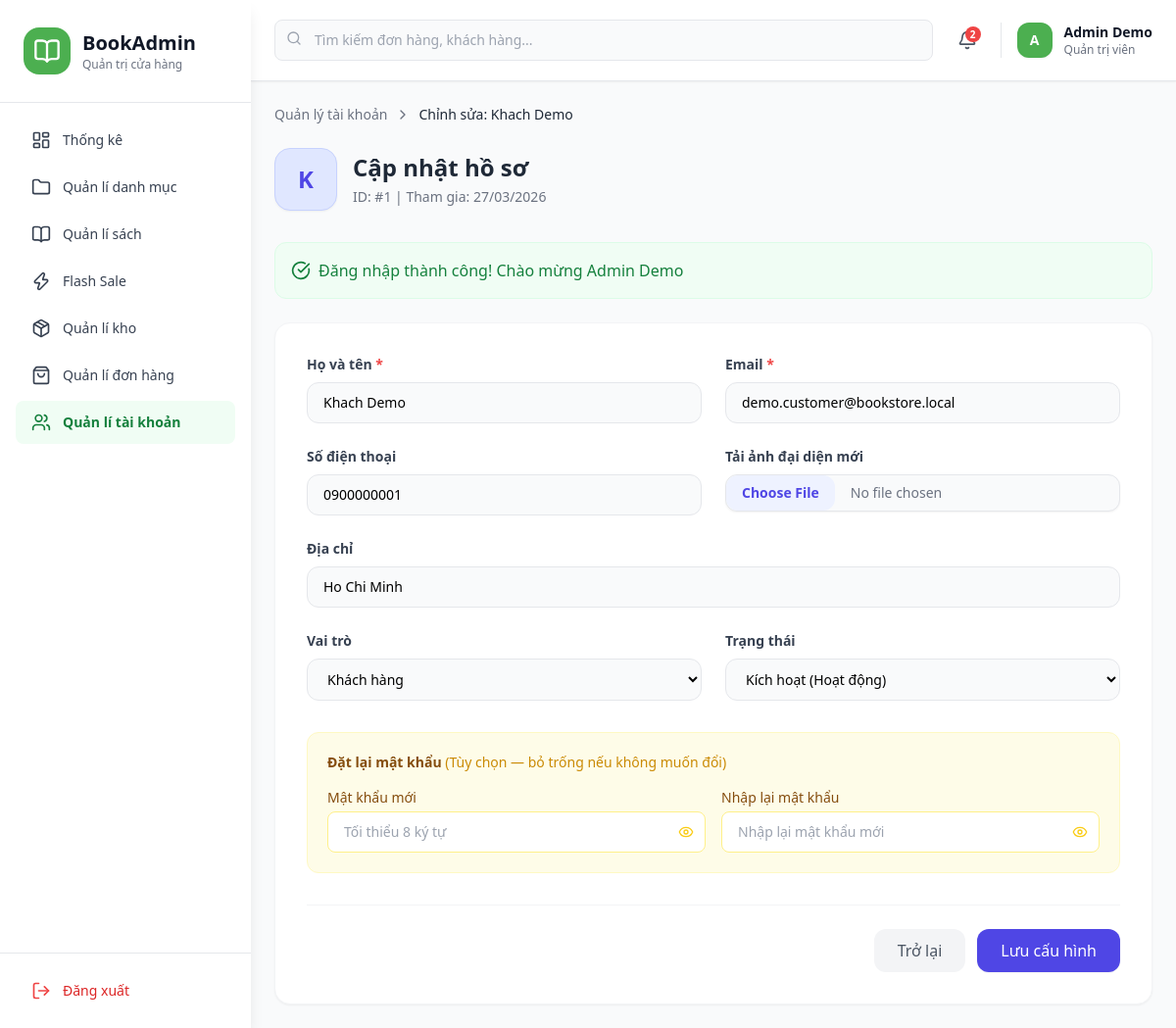
/BASE_URL?act=admin-users-edit&id=1 (signed in), run on the app's committed database.
### tables this page shows
CREATE TABLE users (
  user_id    INT          NOT NULL AUTO_INCREMENT,
  role_id    INT          NOT NULL DEFAULT 2,       
  full_name  VARCHAR(150) NOT NULL,
  email      VARCHAR(150) NOT NULL UNIQUE,
  password   VARCHAR(255) NOT NULL,
  phone      VARCHAR(20)           DEFAULT NULL,
  address    TEXT                  DEFAULT NULL,
  avatar     VARCHAR(255)          DEFAULT NULL,
  status     TINYINT      NOT NULL DEFAULT 1       COMMENT '1=active, 0=inactive',
  created_at DATETIME     NOT NULL DEFAULT CURRENT_TIMESTAMP,
  updated_at DATETIME     NOT NULL DEFAULT CURRENT_TIMESTAMP ON UPDATE CURRENT_TIMESTAMP,
  PRIMARY KEY (user_id),
  CONSTRAINT fk_users_role FOREIGN KEY (role_id) REFERENCES roles (role_id)
    ON UPDATE CASCADE ON DELETE RESTRICT
);

### controllers/admin/AdminUserController.php (called while the page is built, shortened)
<?php
class AdminUserController
{
  private $userModel;
  public function __construct()
  {
    $this->userModel = new UserModel();
  }
  public function edit()
  {
    $id = (int)($_GET['id'] ?? 0);
    $user = $this->userModel->findById($id);
    require_once './views/admin/users/edit.php';
  }
}
?>

### index.php (called while the page is built, shortened)
<?php
require_once './commons/function.php';
require_once './commons/message.php';
require_once './config/autoload.php';
require_once './routers/web.php';

### config/autoload.php (called while the page is built, shortened)
<?php
spl_autoload_register(function ($className) {
  $paths = [
    './controllers/',
    './controllers/admin/',
    './controllers/customer/',
    './models/',
  ];
  foreach ($paths as $path) {
    $file = $path . $className . '.php';
    if (file_exists($file)) {
      return;
    }
  }
});

### commons/function.php (called while the page is built, shortened)
<?php
function connectDB()
{
    $host = DB_HOST;
    $port = DB_PORT;
    $dbname = DB_NAME;
    try {
        $conn = new PDO("mysql:host=$host;port=$port;dbname=$dbname", DB_USERNAME, DB_PASSWORD);
        $conn->setAttribute(PDO::ATTR_ERRMODE, PDO::ERRMODE_EXCEPTION);
        $conn->setAttribute(PDO::ATTR_DEFAULT_FETCH_MODE, PDO::FETCH_ASSOC);
        return $conn;
    } catch (PDOException $e) {
        echo ("Connection failed: " . $e->getMessage());
    }
}

### models/UserModel.php (called while the page is built, shortened)
<?php
class UserModel
{
  private $conn;
  public function __construct()
  {
    $this->conn = connectDB();
  }
  public function findById($id)
  {
    $stmt = $this->conn->prepare("
      SELECT
        user_id as id,
        role_id as roles,
        full_name as fullname,
        email,
        password,
        phone,
        address,
        avatar,
        status,
        created_at
      FROM users
      WHERE user_id = :id
      LIMIT 1
    ");
    $stmt->execute(['id' => $id]);
    return $stmt->fetch();
  }
}

### commons/message.php (called while the page is built, shortened)
<?php
class Message
{
  public static function get($key)
  {
    if (!empty($_SESSION['messages'][$key])) {
      $msg = $_SESSION['messages'][$key];
      return $msg;
    }
    return null;
  }
}

### views/admin/users/edit.php (the view, shortened to what this page needs)
<?php require_once './views/components/header.php'; ?>
<?php require_once './views/components/sidebar.php'; ?>
<?php
$errors = $_SESSION['errors'] ?? [];
$success = Message::get('success');
?>
<main class="flex-1 overflow-x-hidden overflow-y-auto bg-gray-50 p-6">
    <div class="w-full mx-auto">
        <div class="mb-6 flex items-center gap-2 text-sm text-gray-500">
            <a href="<?= BASE_URL ?>?act=admin-users" class="hover:text-indigo-600">Quản lý tài khoản</a>
            <i data-lucide="chevron-right" class="w-4 h-4"></i>
            <span class="font-medium text-gray-800">Chỉnh sửa: <?= htmlspecialchars($user['fullname']) ?></span>
        </div>
        <div class="mb-8 flex items-center gap-4">
            <div class="w-16 h-16 rounded-2xl bg-indigo-100 text-indigo-600 flex items-center justify-center font-bold text-2xl overflow-hidden shadow-sm shrink-0 border border-indigo-200">
                <?php if (!empty($user['avatar'])): ?>
                    <img src="<?= BASE_URL . ltrim($user['avatar'], '/') ?>" class="w-full h-full object-cover">
                <?php else: ?>
                    <?= mb_substr($user['fullname'], 0, 1) ?>
                <?php endif; ?>
            </div>
            <div>
                <h2 class="text-2xl font-bold text-gray-800">Cập nhật hồ sơ</h2>
                <p class="text-gray-500 text-sm mt-1">ID: #<?= $user['id'] ?> | Tham gia: <?= date('d/m/Y', strtotime($user['created_at'])) ?></p>
            </div>
        </div>
        <?php if ($success): ?>
            <div class="alert-box mb-6 bg-green-50 text-green-700 p-4 rounded-xl flex items-center border border-green-100">
                <i data-lucide="check-circle" class="w-5 h-5 mr-2"></i> <?= htmlspecialchars($success) ?>
            </div>
        <?php endif; ?>
        <div class="bg-white rounded-2xl shadow-sm border border-gray-100 p-8">
            <form action="<?= BASE_URL ?>?act=admin-users-update" method="POST" enctype="multipart/form-data" id="editUserForm">
                <div class="grid grid-cols-1 md:grid-cols-2 gap-6 mb-6">
                    <div>
                        <label class="block text-sm font-semibold text-gray-700 mb-2">Họ và tên <span class="text-red-500">*</span></label>
                        <input
                            type="text"
                            name="fullname"
                            id="field-fullname"
                            value="<?= htmlspecialchars($user['fullname']) ?>"
                            class="w-full px-4 py-2.5 bg-gray-50 border <?= !empty($errors['fullname']) ? 'border-red-400' : 'border-gray-200' ?> rounded-xl focus:bg-white focus:ring-2 focus:ring-indigo-500/20 focus:border-indigo-500 outline-none transition-all text-sm">
                    </div>
                    <div>
                        <label class="block text-sm font-semibold text-gray-700 mb-2">Email <span class="text-red-500">*</span></label>
                        <input
                            type="email"
                            name="email"
                            id="field-email"
                            value="<?= htmlspecialchars($user['email']) ?>"
                            class="w-full px-4 py-2.5 bg-gray-50 border <?= !empty($errors['email']) ? 'border-red-400' : 'border-gray-200' ?> rounded-xl focus:bg-white focus:ring-2 focus:ring-indigo-500/20 focus:border-indigo-500 outline-none transition-all text-sm">
                    </div>
                </div>
                <div class="grid grid-cols-1 md:grid-cols-2 gap-6 mb-6">
                    <div>
                        <label class="block text-sm font-semibold text-gray-700 mb-2">Số điện thoại</label>
                        <input
                            type="tel"
                            name="phone"
                            id="field-phone"
                            value="<?= htmlspecialchars($user['phone'] ?? '') ?>"
                            class="w-full px-4 py-2.5 bg-gray-50 border <?= !empty($errors['phone']) ? 'border-red-400' : 'border-gray-200' ?> rounded-xl focus:bg-white focus:ring-2 focus:ring-indigo-500/20 focus:border-indigo-500 outline-none transition-all text-sm"
                            placeholder="10 chữ số">
                    </div>
                    <div>
                        <label class="block text-sm font-semibold text-gray-700 mb-2">Tải ảnh đại diện mới</label>
                        <input type="file" name="avatar" accept="image/jpeg, image/png, image/gif" class="w-full text-sm text-gray-500 file:mr-4 file:py-2 file:px-4 file:rounded-xl file:border-0 file:text-sm file:font-bold file:bg-indigo-50 file:text-indigo-600 hover:file:bg-indigo-100 transition-colors cursor-pointer border border-gray-200 rounded-xl bg-gray-50 focus:outline-none shadow-sm">
                    </div>
                </div>
                <div class="grid grid-cols-1 md:grid-cols-2 gap-6 mb-6">
                    <div class="md:col-span-2">
                        <label class="block text-sm font-semibold text-gray-700 mb-2">Địa chỉ</label>
                        <input type="text" name="address" value="<?= htmlspecialchars($user['address'] ?? '') ?>" class="w-full px-4 py-2.5 bg-gray-50 border border-gray-200 rounded-xl focus:bg-white focus:ring-2 focus:ring-indigo-500/20 focus:border-indigo-500 outline-none transition-all text-sm" placeholder="Nhập địa chỉ của khách hàng...">
                    </div>
                </div>
                <div class="grid grid-cols-1 md:grid-cols-2 gap-6 mb-8">
                    <div>
                        <label class="block text-sm font-semibold text-gray-700 mb-2">Vai trò</label>
                        <select name="roles" class="w-full px-4 py-2.5 bg-gray-50 border border-gray-200 rounded-xl focus:bg-white focus:ring-2 focus:ring-indigo-500/20 focus:border-indigo-500 outline-none transition-all text-sm">
                            <option value="customer" <?= (int)$user['roles'] !== 1 ? 'selected' : '' ?>>Khách hàng</option>
                        </select>
                    </div>
                    <div>
                        <label class="block text-sm font-semibold text-gray-700 mb-2">Trạng thái</label>
                        <select name="status" class="w-full px-4 py-2.5 bg-gray-50 border border-gray-200 rounded-xl focus:bg-white focus:ring-2 focus:ring-indigo-500/20 focus:border-indigo-500 outline-none transition-all text-sm">
                            <option value="1" <?= $user['status'] == 1 ? 'selected' : '' ?>>Kích hoạt (Hoạt động)</option>
                        </select>
                    </div>
                </div>
                <div class="p-5 bg-yellow-50 rounded-xl border border-yellow-100 mb-8">
                    <p class="text-sm font-semibold text-yellow-800 mb-4">Đặt lại mật khẩu <span class="font-normal text-yellow-600">(Tùy chọn — bỏ trống nếu không muốn đổi)</span></p>
                    <div class="grid grid-cols-1 md:grid-cols-2 gap-4">
                        <div>
                            <label class="block text-sm font-medium text-yellow-800 mb-1">Mật khẩu mới</label>
                            <div class="relative">
                                <input
                                    type="password"
                                    name="password"
                                    id="field-password"
                                    class="w-full px-4 py-2.5 pr-10 border <?= !empty($errors['password']) ? 'border-red-400' : 'border-yellow-200' ?> rounded-lg focus:ring-2 focus:ring-yellow-500/20 focus:border-yellow-500 outline-none transition-all text-sm bg-white"
                                    placeholder="Tối thiểu 8 ký tự">
                                <button type="button" onclick="togglePass('field-password', this)" class="absolute right-3 top-1/2 -translate-y-1/2 text-yellow-400 hover:text-yellow-600">
                                    <i data-lucide="eye" class="w-4 h-4"></i>
                                </button>
                            </div>
                        </div>
                        <div>
                            <label class="block text-sm font-medium text-yellow-800 mb-1">Nhập lại mật khẩu</label>
                            <div class="relative">
                                <input
                                    type="password"
                                    name="password_confirm"
                                    id="field-password-confirm"
                                    class="w-full px-4 py-2.5 pr-10 border <?= !empty($errors['password_confirm']) ? 'border-red-400' : 'border-yellow-200' ?> rounded-lg focus:ring-2 focus:ring-yellow-500/20 focus:border-yellow-500 outline-none transition-all text-sm bg-white"
                                    placeholder="Nhập lại mật khẩu mới">
                                <button type="button" onclick="togglePass('field-password-confirm', this)" class="absolute right-3 top-1/2 -translate-y-1/2 text-yellow-400 hover:text-yellow-600">
                                    <i data-lucide="eye" class="w-4 h-4"></i>
                                </button>
                            </div>
                        </div>
                    </div>
                </div>
                <div class="flex items-center justify-end gap-3 pt-6 border-t border-gray-100">
                    <a href="<?= BASE_URL ?>?act=admin-users" class="px-6 py-2.5 text-gray-600 bg-gray-100 hover:bg-gray-200 font-medium rounded-xl transition-colors">
                        Trở lại
                    </a>
                    <button type="submit" class="px-6 py-2.5 text-white bg-indigo-600 hover:bg-indigo-700 font-medium rounded-xl transition-colors shadow-sm">
                        Lưu cấu hình
                    </button>
                </div>
            </form>
        </div>
    </div>
</main>
<?php require_once './views/components/footer.php'; ?>

### data on the page
users: full_name "Khach Demo", full_name "K", user_id "1", created_at "27/03/2026", fullname "Khach Demo", email "demo.customer@bookstore.local", phone "0900000001", address "Ho Chi Minh", roles "Khách hàng", status "Kích hoạt (Hoạt động)"

### other printed values
$avatar "A"
$fullname "Admin Demo"
$role "Quản trị viên"
$success "Đăng nhập thành công! Chào mừng Admin Demo"
